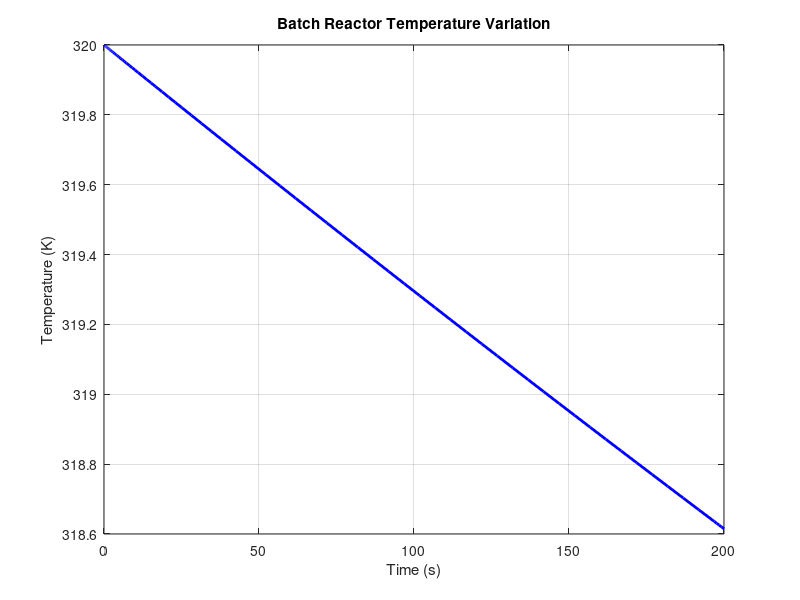

Write MATLAB code to recreate this figure.
clc;
clear;
close all;

function dydt = odefun(~,T)

% Given parameters
k0 = 5e6;          % s^-1
E  = 80000;        % J/mol
dH = 5e4;          % J/mol
rho = 1000;        % kg/m^3
Cp  = 4180;        % J/kg-K
UA_V = 1500;       % W/m^3-K
Ta = 300;          % K
R  = 8.314;        % J/mol-K

dydt = (dH*k0*exp(-E/(R*T))/(rho*Cp))- (UA_V/(rho*Cp))*(T - Ta);

end


% Initial condition
T0 = 320;          % K

% Time span
tspan = [0 200];

% ODE solution
[t,T] = ode45(@odefun , tspan, T0);

% Plot
plot(t, T, 'b', 'LineWidth', 2);
xlabel('Time (s)');
ylabel('Temperature (K)');
title('Batch Reactor Temperature Variation')
grid on;